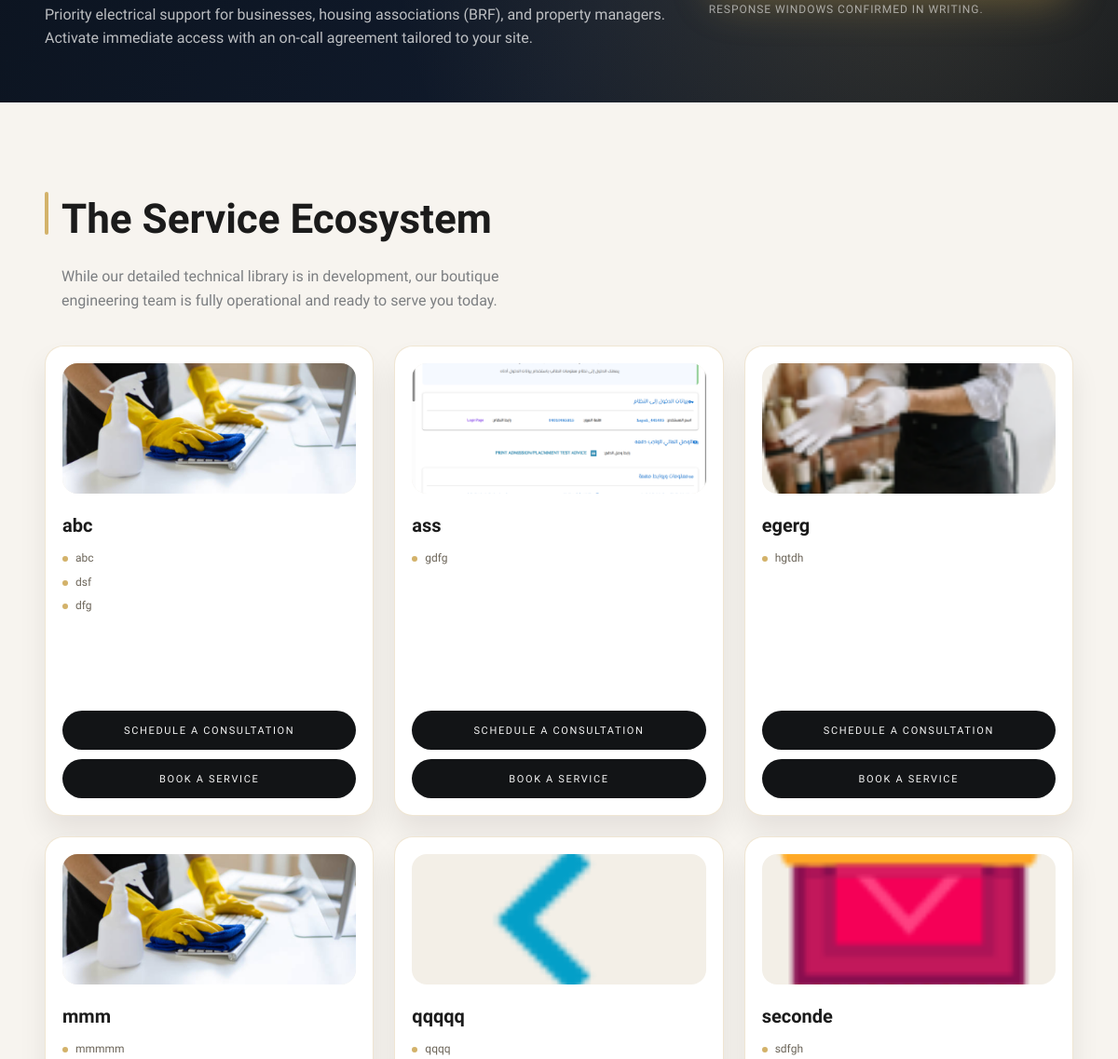
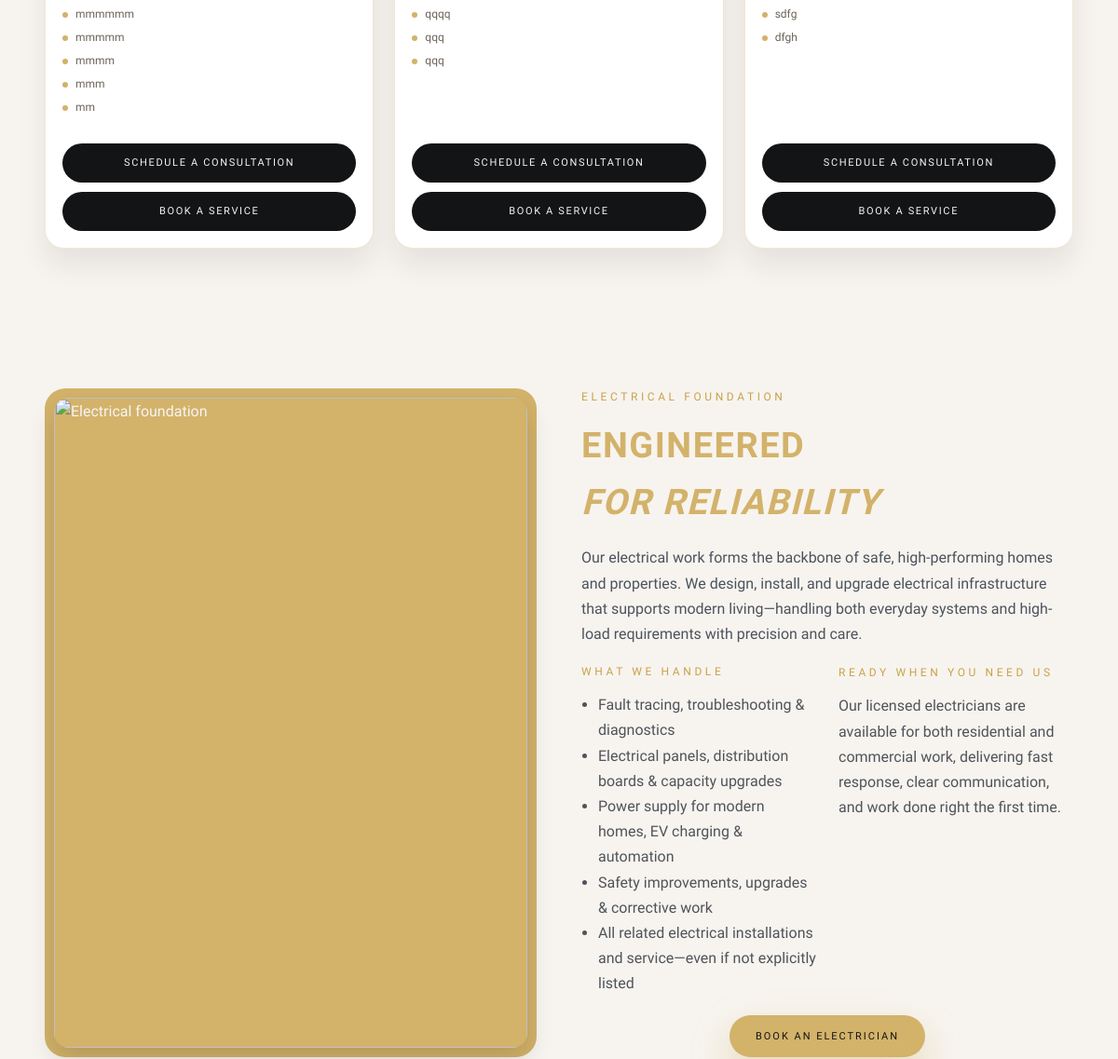
The page /services/ (middle part) on the database as committed earlier (2 pictures, top to bottom).
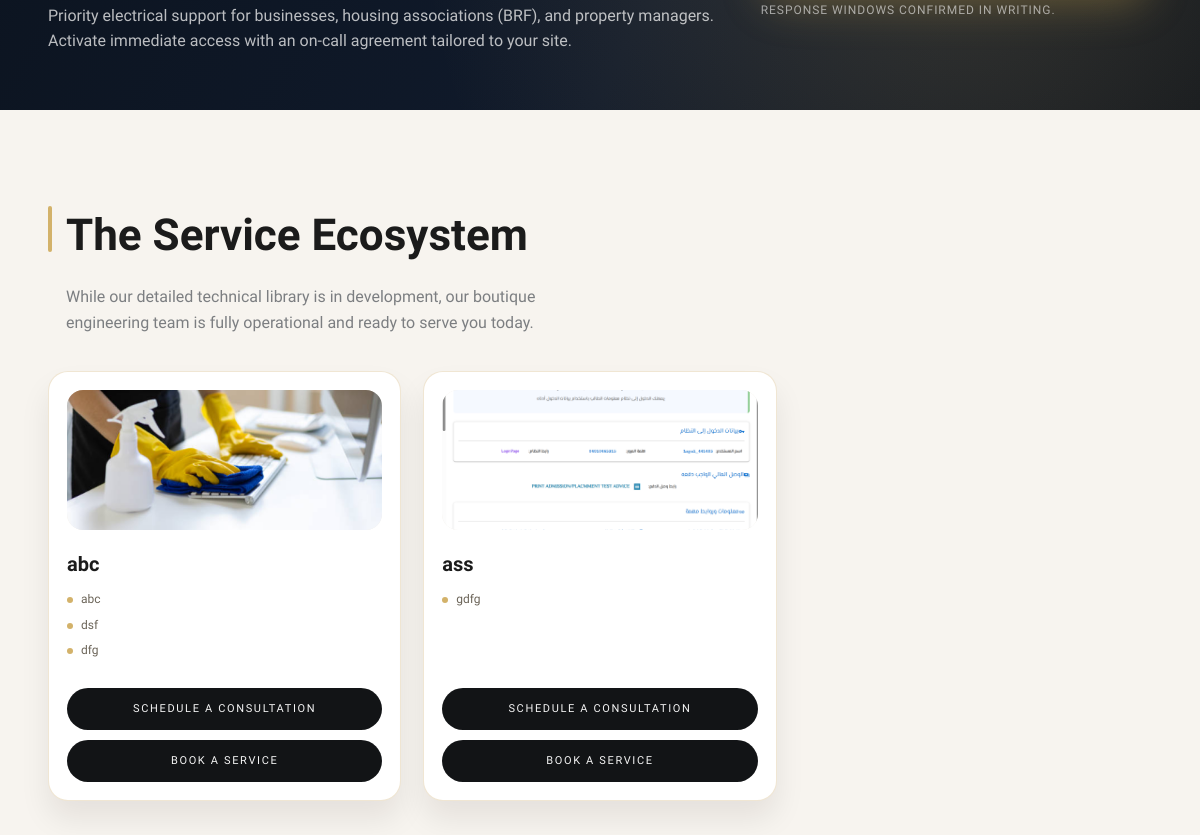
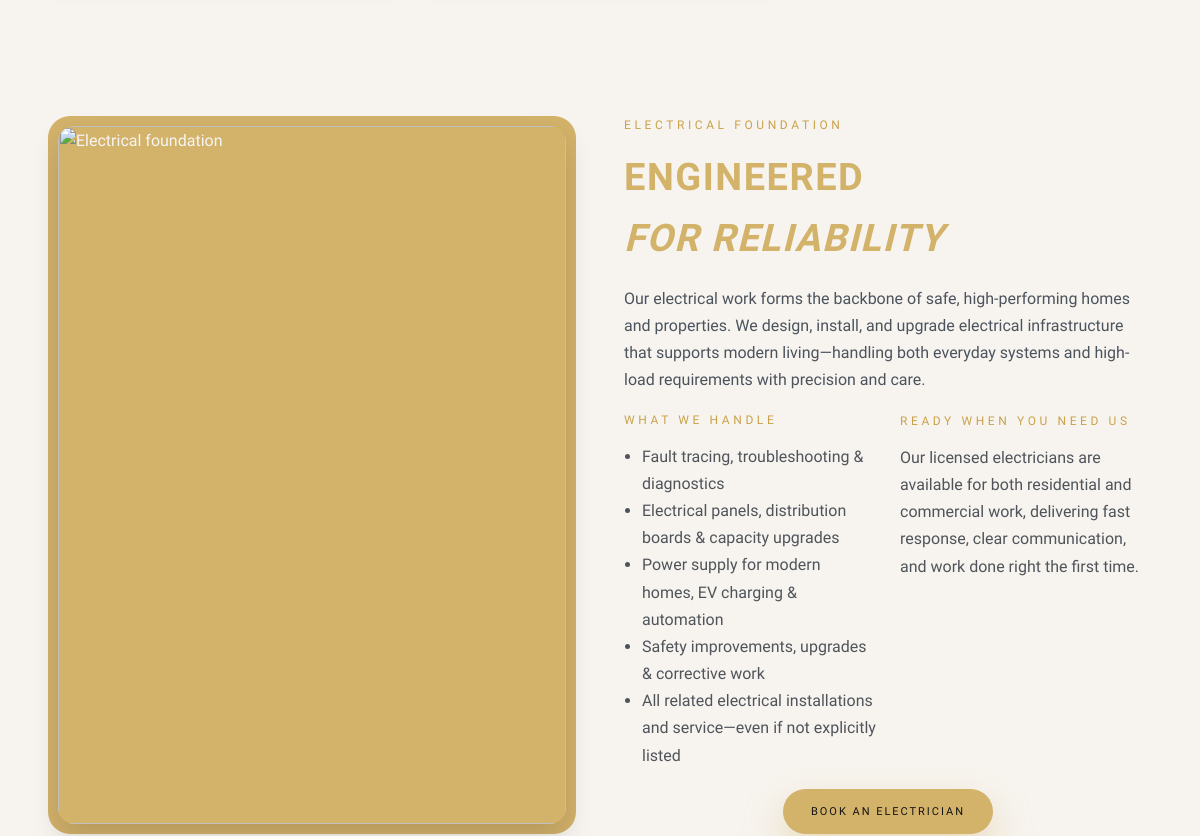
The same page on the database as committed later (2 pictures, top to bottom).
### electricity/models.py (models this page shows, shortened)
class ElectricalService(models.Model):
    title = models.CharField(max_length=120)
    short_description = models.TextField()
    bullet_points = models.TextField(blank=True, default="")
    icon = models.ImageField(upload_to='electricity/services/', blank=True, null=True)
    price = models.DecimalField(max_digits=10, decimal_places=2, default=0, blank=True, null=True)
    duration_minutes = models.PositiveIntegerField(default=0, blank=True, null=True)
    service_fee = models.DecimalField(max_digits=10, decimal_places=2, default=0)
    base_fee = models.DecimalField(max_digits=10, decimal_places=2, default=0)
    hourly_rate = models.DecimalField(max_digits=10, decimal_places=2, default=0)
    night_rate = models.DecimalField(max_digits=10, decimal_places=2, default=0)
    transport_fee = models.DecimalField(max_digits=10, decimal_places=2, default=0)
    rot_percent = models.DecimalField(max_digits=5, decimal_places=2, default=30)
    currency = models.CharField(max_length=10, default="SEK")
    is_active = models.BooleanField(default=True)
    order = models.PositiveIntegerField(default=0)
    class Meta:
        ordering = ["order", "title"]

### electricity/views.py (the view)
# urls.py: path("services/", views.services, name="services"),
def services(request):
    services_qs = ElectricalService.objects.filter(is_active=True).order_by("order", "title")
    pricing = ServicePricing.objects.filter(is_active=True).order_by("-created_at").first()
    pricing_context = {}
    if pricing:
        base_total = pricing.labor_rate + pricing.transport_fee
        rot_deduction = pricing.labor_rate * (pricing.rot_percent / 100)
        pricing_context = {
            "pricing": pricing,
            "base_total": base_total,
            "rot_deduction": rot_deduction,
            "rot_total": base_total - rot_deduction,
            "hourly_standard": pricing.labor_rate,
            "hourly_rot": pricing.labor_rate - rot_deduction,
        }
    return render(
        request,
        "electricity/services.html",
        {"services": services_qs, **pricing_context},
    )

### electricity/templatetags/electricity_extras.py (called while the page is built)
@register.filter
def split_lines(value):
    if not value:
        return []
    return [line.strip() for line in str(value).splitlines() if line.strip()]

### electricity/templates/electricity/services.html (shortened to what the changed rows need)
{% extends "electricity/base.html" %}
{% load static electricity_extras i18n %}
{% block body_class %}services-page{% endblock %}
{% block content %}
<section class="section section-light" id="service-ecosystem">
  <div class="container">
    <div class="section-header ecosystem-header">
      <div>
        <h2>{% trans "The Service Ecosystem" %}</h2>
      </div>
    </div>
    <div class="service-grid{% if services|length == 1 %} service-grid-single{% endif %}">
      {% for service in services %}
        <article class="service-card service-card-dynamic">
          <div class="service-media">
            {% if service.icon %}
              <img src="{{ service.icon.url }}" alt="{{ service.title }}">
            {% else %}
              <div class="service-fallback">{{ service.title|slice:":2" }}</div>
            {% endif %}
          </div>
          <div class="service-body">
            <h3>{{ service.title }}</h3>
              {% if service.bullet_points %}
                <div class="service-specs">
                  <ul class="service-bullets">
                    {% for line in service.bullet_points|split_lines %}
                      <li>{{ line }}</li>
                    {% endfor %}
                  </ul>
                </div>
              {% elif service.short_description %}
                <div class="service-specs">
                  <ul class="service-bullets">
                    {% for line in service.short_description|split_lines %}
                      <li>{{ line }}</li>
                    {% endfor %}
                  </ul>
                </div>
              {% endif %}
            <div class="service-actions">
              <a class="mini-cta" href="{% url 'electricity:booking_step_1' %}">{% trans "Schedule a consultation" %}</a>
              <a class="mini-cta mini-cta-secondary" href="{% url 'electricity:service_booking_step' 1 %}">{% trans "Book a service" %}</a>
            </div>
          </div>
        </article>
      {% empty %}
        <div class="empty-state">
          <h3>{% trans "No services available yet" %}</h3>
          <p>{% trans "New electrical solutions are being curated. Please check back soon." %}</p>
        </div>
      {% endfor %}
    </div>
  </div>
</section>
<section class="section engineering-section">
  <div class="container engineering-grid">
    <div class="engineering-content">
      <h2>{% trans "ENGINEERED" %}<br><span class="hero-italic">{% trans "FOR RELIABILITY" %}</span></h2>
</div>
  </div>
</section>
{% endblock %}

Rows that differ between the two databases and show on the page:
removed ElectricalService: icon (picture), title "egerg", short_description "hgtdh"
removed ElectricalService: icon (picture), title "mmm", short_description "mmmmm" "mmmmmm" "mmmmm" "mmmm" "mmm" "mm"
removed ElectricalService: icon (picture), title "qqqqq", short_description "qqqq" "qqqq" "qqq" "qqq"
removed ElectricalService: icon (picture), title "seconde", bullet_points "sdfgh" "sdfg" "dfgh"
